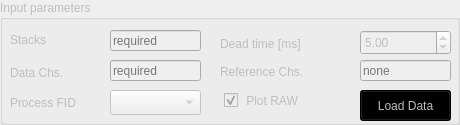
           <widget class="QGroupBox" name="inputRAWParametersBox">
            <property name="enabled">
             <bool>false</bool>
            </property>
            <property name="geometry">
             <rect>
              <x>470</x>
              <y>10</y>
              <width>460</width>
              <height>125</height>
             </rect>
            </property>
            <property name="sizePolicy">
             <sizepolicy hsizetype="Fixed" vsizetype="Fixed">
              <horstretch>0</horstretch>
              <verstretch>0</verstretch>
             </sizepolicy>
            </property>
            <property name="minimumSize">
             <size>
              <width>460</width>
              <height>125</height>
             </size>
            </property>
            <property name="title">
             <string>Input parameters</string>
            </property>
            <widget class="QLineEdit" name="stacksLineEdit">
             <property name="geometry">
              <rect>
               <x>110</x>
               <y>30</y>
               <width>91</width>
               <height>21</height>
              </rect>
             </property>
             <property name="toolTip">
              <string notr="true">&lt;html&gt;&lt;head/&gt;&lt;body&gt;&lt;p&gt;Set the stacks that you would like processed.&lt;/p&gt;&lt;p&gt;This must be a valid set of numpy array indices. Remember that Python uses non end-inclusive indexing. &lt;/p&gt;&lt;p&gt;So things like [1:24] will include stacks 1-23&lt;/p&gt;&lt;p&gt;Furthermore [1:8,12:24] will include stacks 1-7 and 12:23. Any list of valid indices will be accepted, but they must be comma seperated. &lt;/p&gt;&lt;/body&gt;&lt;/html&gt;</string>
             </property>
             <property name="placeholderText">
              <string>required</string>
             </property>
            </widget>
            <widget class="QLabel" name="label">
             <property name="geometry">
              <rect>
               <x>10</x>
               <y>30</y>
               <width>51</width>
               <height>20</height>
              </rect>
             </property>
             <property name="toolTip">
              <string/>
             </property>
             <property name="statusTip">
              <string comment="yo" extracomment="jldafjlk   kldajflj  adlkfjl"/>
             </property>
             <property name="text">
              <string>Stacks</string>
             </property>
            </widget>
            <widget class="QLabel" name="label_23">
             <property name="geometry">
              <rect>
               <x>10</x>
               <y>65</y>
               <width>101</width>
               <height>16</height>
              </rect>
             </property>
             <property name="text">
              <string>Data Chs.</string>
             </property>
            </widget>
            <widget class="QLineEdit" name="dataChanLineEdit">
             <property name="geometry">
              <rect>
               <x>110</x>
               <y>60</y>
               <width>91</width>
               <height>21</height>
              </rect>
             </property>
             <property name="toolTip">
              <string>&lt;html&gt;&lt;head/&gt;&lt;body&gt;&lt;p&gt;Set the data channels that you would like processed.&lt;/p&gt;&lt;p&gt;This must be a valid set of numpy array indices. Remember that Python uses non end-inclusive indexing. &lt;/p&gt;&lt;p&gt;So things like [1:3] will use channels 1 and 2&lt;/p&gt;&lt;p&gt;Any list of valid indices will be accepted, but they must be comma seperated. &lt;/p&gt;&lt;/body&gt;&lt;/html&gt;</string>
             </property>
             <property name="placeholderText">
              <string>required</string>
             </property>
            </widget>
            <widget class="QLabel" name="label_24">
             <property name="geometry">
              <rect>
               <x>220</x>
               <y>36</y>
               <width>121</width>
               <height>16</height>
              </rect>
             </property>
             <property name="text">
              <string>Dead time [ms]</string>
             </property>
            </widget>
            <widget class="QDoubleSpinBox" name="DeadTimeSpinBox">
             <property name="geometry">
              <rect>
               <x>360</x>
               <y>30</y>
               <width>91</width>
               <height>25</height>
              </rect>
             </property>
             <property name="toolTip">
              <string>&lt;html&gt;&lt;head/&gt;&lt;body&gt;&lt;p&gt;This is the instrument dead time that is used. You may remove additonal or less dead time as an option. By default Akvo uses the recommended instrument dead times.&lt;/p&gt;&lt;/body&gt;&lt;/html&gt;</string>
             </property>
             <property name="minimum">
              <double>0.500000000000000</double>
             </property>
             <property name="singleStep">
              <double>0.500000000000000</double>
             </property>
             <property name="value">
              <double>5.000000000000000</double>
             </property>
            </widget>
            <widget class="QLabel" name="label_28">
             <property name="geometry">
              <rect>
               <x>220</x>
               <y>64</y>
               <width>121</width>
               <height>16</height>
              </rect>
             </property>
             <property name="text">
              <string>Reference Chs.</string>
             </property>
            </widget>
            <widget class="QLineEdit" name="refChanLineEdit">
             <property name="geometry">
              <rect>
               <x>360</x>
               <y>60</y>
               <width>91</width>
               <height>21</height>
              </rect>
             </property>
             <property name="toolTip">
              <string>&lt;html&gt;&lt;head/&gt;&lt;body&gt;&lt;p&gt;Set the reference channels that you would like processed.&lt;/p&gt;&lt;p&gt;This must be a valid set of numpy array indices. Remember that Python uses non end-inclusive indexing. &lt;/p&gt;&lt;p&gt;So things like [1:3] will use channels 1 and 2&lt;/p&gt;&lt;p&gt;Any list of valid indices will be accepted, but they must be comma seperated. &lt;/p&gt;&lt;p&gt;Optionally no reference channels are allowed, just leave this field black so it says none&lt;/p&gt;&lt;/body&gt;&lt;/html&gt;</string>
             </property>
             <property name="text">
              <string/>
             </property>
             <property name="placeholderText">
              <string>none</string>
             </property>
            </widget>
            <widget class="QLabel" name="label_29">
             <property name="geometry">
              <rect>
               <x>10</x>
               <y>95</y>
               <width>91</width>
               <height>16</height>
              </rect>
             </property>
             <property name="text">
              <string>Process FID</string>
             </property>
            </widget>
            <widget class="QComboBox" name="FIDProcComboBox">
             <property name="geometry">
              <rect>
               <x>110</x>
               <y>90</y>
               <width>91</width>
               <height>25</height>
              </rect>
             </property>
             <property name="toolTip">
              <string>&lt;html&gt;&lt;head/&gt;&lt;body&gt;&lt;p&gt;For T1 or CPMG pulses, which pulse(s) would you like to process. Note that for very short delay T1 pulses, the first pulse may be disabled. &lt;/p&gt;&lt;/body&gt;&lt;/html&gt;</string>
             </property>
            </widget>
            <widget class="QPushButton" name="loadDataPushButton">
             <property name="enabled">
              <bool>false</bool>
             </property>
             <property name="geometry">
              <rect>
               <x>360</x>
               <y>90</y>
               <width>91</width>
               <height>31</height>
              </rect>
             </property>
             <property name="styleSheet">
              <string notr="true">#loadDataPushButton {
    background: green;
}

#loadDataPushButton:disabled {
    background: black;
}</string>
             </property>
             <property name="text">
              <string>Load Data</string>
             </property>
            </widget>
            <widget class="QCheckBox" name="plotImportCheckBox">
             <property name="enabled">
              <bool>false</bool>
             </property>
             <property name="geometry">
              <rect>
               <x>224</x>
               <y>90</y>
               <width>111</width>
               <height>21</height>
              </rect>
             </property>
             <property name="text">
              <string> Plot RAW</string>
             </property>
             <property name="checked">
              <bool>true</bool>
             </property>
            </widget>
           </widget>
